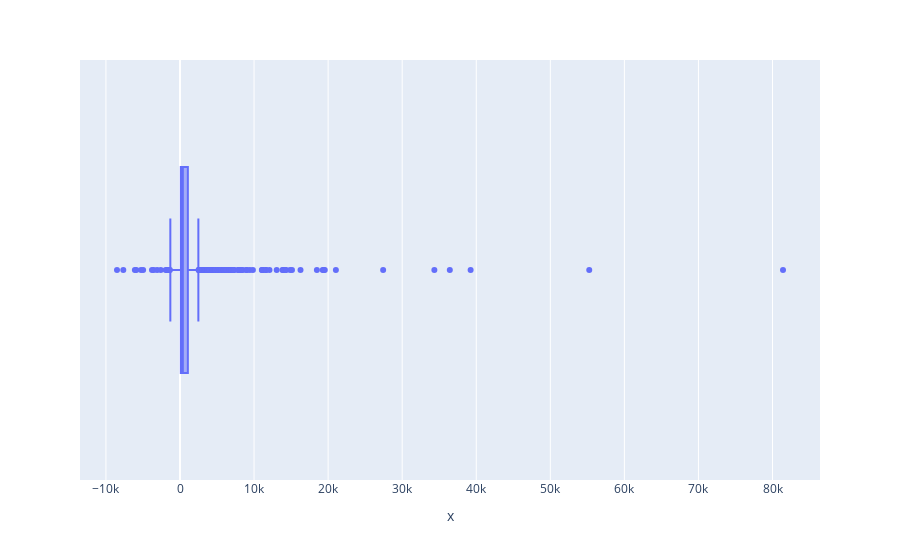

Notebook cell for this chart:
### Markdown cell above
One of the best ways to see the elements you studied in the descriptive statistics lesson (mean, quartiles, outliers) is to visualize them using a boxplot:

### Code cell
# plotly box horizontal
px.box(x=fortune.profit)

### Figure 1 — Plotly figure (JSON) as saved in the notebook; plotly's stock layout.template omitted (floating-point values rounded to 4 significant figures; data arrays with more than 128 entries replaced by an {"elided": "..."} marker saying what was removed)
{"data": [{"alignmentgroup": "True", "hovertemplate": "x=%{x}<extra></extra>", "legendgroup": "", "marker": {"color": "#636efa"}, "name": "", "notched": false, "offsetgroup": "", "orientation": "h", "showlegend": false, "type": "box", "x": {"elided": "1000 float values"}, "x0": " ", "xaxis": "x", "y0": " ", "yaxis": "y"}], "layout": {"boxmode": "group", "legend": {"tracegroupgap": 0}, "margin": {"t": 60}, "xaxis": {"anchor": "y", "domain": [0, 1], "title": {"text": "x"}}, "yaxis": {"anchor": "x", "domain": [0, 1]}}}
